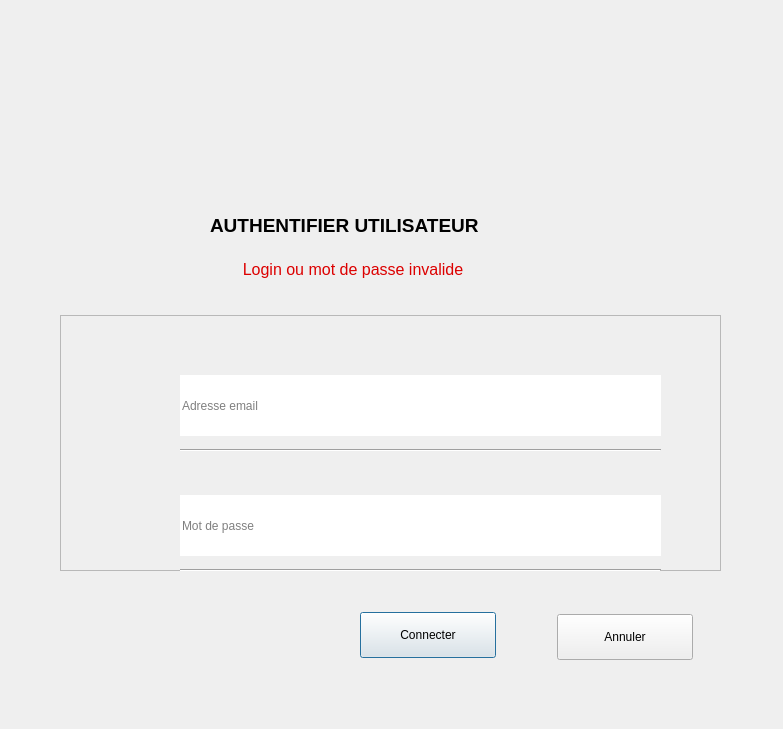
<?xml version="1.0" encoding="UTF-8"?>
<ui version="4.0">
 <class>Form</class>
 <widget class="QWidget" name="Form">
  <property name="geometry">
   <rect>
    <x>0</x>
    <y>0</y>
    <width>783</width>
    <height>729</height>
   </rect>
  </property>
  <property name="windowTitle">
   <string>Form</string>
  </property>
  <widget class="QLabel" name="label">
   <property name="geometry">
    <rect>
     <x>210</x>
     <y>210</y>
     <width>361</width>
     <height>31</height>
    </rect>
   </property>
   <property name="text">
    <string>&lt;html&gt;&lt;head/&gt;&lt;body&gt;&lt;p&gt;&lt;span style=&quot; font-size:14pt; font-weight:600;&quot;&gt;AUTHENTIFIER UTILISATEUR&lt;/span&gt;&lt;/p&gt;&lt;/body&gt;&lt;/html&gt;</string>
   </property>
  </widget>
  <widget class="QFrame" name="frame">
   <property name="geometry">
    <rect>
     <x>60</x>
     <y>315</y>
     <width>661</width>
     <height>256</height>
    </rect>
   </property>
   <property name="frameShape">
    <enum>QFrame::StyledPanel</enum>
   </property>
   <property name="frameShadow">
    <enum>QFrame::Raised</enum>
   </property>
   <widget class="QLineEdit" name="lineEdit">
    <property name="geometry">
     <rect>
      <x>120</x>
      <y>60</y>
      <width>481</width>
      <height>61</height>
     </rect>
    </property>
    <property name="text">
     <string/>
    </property>
    <property name="frame">
     <bool>false</bool>
    </property>
    <property name="placeholderText">
     <string>Adresse email</string>
    </property>
   </widget>
   <widget class="QLineEdit" name="lineEdit_2">
    <property name="geometry">
     <rect>
      <x>120</x>
      <y>180</y>
      <width>481</width>
      <height>61</height>
     </rect>
    </property>
    <property name="frame">
     <bool>false</bool>
    </property>
    <property name="echoMode">
     <enum>QLineEdit::Password</enum>
    </property>
    <property name="placeholderText">
     <string>Mot de passe</string>
    </property>
   </widget>
   <widget class="QLabel" name="label_6">
    <property name="geometry">
     <rect>
      <x>15</x>
      <y>180</y>
      <width>91</width>
      <height>76</height>
     </rect>
    </property>
    <property name="text">
     <string/>
    </property>
    <property name="pixmap">
     <pixmap>../fonts/ic_lock_black_48dp.png</pixmap>
    </property>
    <property name="scaledContents">
     <bool>true</bool>
    </property>
   </widget>
   <widget class="Line" name="line_2">
    <property name="geometry">
     <rect>
      <x>120</x>
      <y>240</y>
      <width>481</width>
      <height>30</height>
     </rect>
    </property>
    <property name="orientation">
     <enum>Qt::Horizontal</enum>
    </property>
   </widget>
   <widget class="Line" name="line_3">
    <property name="geometry">
     <rect>
      <x>120</x>
      <y>120</y>
      <width>481</width>
      <height>30</height>
     </rect>
    </property>
    <property name="orientation">
     <enum>Qt::Horizontal</enum>
    </property>
   </widget>
   <widget class="QLabel" name="label_2">
    <property name="geometry">
     <rect>
      <x>15</x>
      <y>45</y>
      <width>91</width>
      <height>91</height>
     </rect>
    </property>
    <property name="text">
     <string/>
    </property>
    <property name="pixmap">
     <pixmap>../fonts/ic_email_black_36dp.png</pixmap>
    </property>
    <property name="scaledContents">
     <bool>true</bool>
    </property>
   </widget>
  </widget>
  <widget class="QWidget" name="widget" native="true">
   <property name="geometry">
    <rect>
     <x>60</x>
     <y>600</y>
     <width>661</width>
     <height>80</height>
    </rect>
   </property>
   <widget class="QPushButton" name="btn_exit">
    <property name="geometry">
     <rect>
      <x>497</x>
      <y>14</y>
      <width>136</width>
      <height>46</height>
     </rect>
    </property>
    <property name="text">
     <string>Annuler</string>
    </property>
    <property name="autoDefault">
     <bool>false</bool>
    </property>
    <property name="default">
     <bool>false</bool>
    </property>
   </widget>
   <widget class="QPushButton" name="btn_save">
    <property name="geometry">
     <rect>
      <x>300</x>
      <y>12</y>
      <width>136</width>
      <height>46</height>
     </rect>
    </property>
    <property name="text">
     <string>Connecter</string>
    </property>
    <property name="autoDefault">
     <bool>true</bool>
    </property>
    <property name="default">
     <bool>true</bool>
    </property>
   </widget>
  </widget>
  <widget class="QLabel" name="label_3">
   <property name="geometry">
    <rect>
     <x>300</x>
     <y>30</y>
     <width>181</width>
     <height>151</height>
    </rect>
   </property>
   <property name="text">
    <string/>
   </property>
   <property name="pixmap">
    <pixmap>C:/Users/Corneille Mungumwa/Pictures/armes/Armes/Pistolet/negatives/images/15.jpeg</pixmap>
   </property>
   <property name="scaledContents">
    <bool>true</bool>
   </property>
  </widget>
  <widget class="QLabel" name="message_error">
   <property name="enabled">
    <bool>false</bool>
   </property>
   <property name="geometry">
    <rect>
     <x>150</x>
     <y>255</y>
     <width>406</width>
     <height>30</height>
    </rect>
   </property>
   <property name="text">
    <string>&lt;html&gt;&lt;head/&gt;&lt;body&gt;&lt;p align=&quot;center&quot;&gt;&lt;span style=&quot; font-size:12pt; color:#dc0000;&quot;&gt;Login ou mot de passe invalide&lt;/span&gt;&lt;/p&gt;&lt;/body&gt;&lt;/html&gt;</string>
   </property>
   <property name="wordWrap">
    <bool>true</bool>
   </property>
  </widget>
 </widget>
 <resources/>
 <connections/>
</ui>
